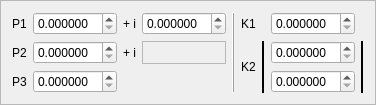
                <widget class="QFrame" name="frameSeguidorValores">
                 <property name="layoutDirection">
                  <enum>Qt::RightToLeft</enum>
                 </property>
                 <property name="frameShape">
                  <enum>QFrame::StyledPanel</enum>
                 </property>
                 <property name="frameShadow">
                  <enum>QFrame::Raised</enum>
                 </property>
                 <layout class="QGridLayout" name="gridLayout_17">
                  <item row="1" column="0" rowspan="2">
                   <widget class="Line" name="line_4">
                    <property name="frameShadow">
                     <enum>QFrame::Plain</enum>
                    </property>
                    <property name="lineWidth">
                     <number>2</number>
                    </property>
                    <property name="midLineWidth">
                     <number>0</number>
                    </property>
                    <property name="orientation">
                     <enum>Qt::Vertical</enum>
                    </property>
                   </widget>
                  </item>
                  <item row="0" column="7">
                   <widget class="QDoubleSpinBox" name="dSpinP1Real_Seg">
                    <property name="layoutDirection">
                     <enum>Qt::LeftToRight</enum>
                    </property>
                    <property name="decimals">
                     <number>6</number>
                    </property>
                   </widget>
                  </item>
                  <item row="0" column="4" rowspan="3">
                   <widget class="Line" name="line">
                    <property name="frameShadow">
                     <enum>QFrame::Raised</enum>
                    </property>
                    <property name="orientation">
                     <enum>Qt::Vertical</enum>
                    </property>
                   </widget>
                  </item>
                  <item row="1" column="2" rowspan="2">
                   <widget class="Line" name="line_3">
                    <property name="frameShadow">
                     <enum>QFrame::Plain</enum>
                    </property>
                    <property name="lineWidth">
                     <number>2</number>
                    </property>
                    <property name="midLineWidth">
                     <number>0</number>
                    </property>
                    <property name="orientation">
                     <enum>Qt::Vertical</enum>
                    </property>
                   </widget>
                  </item>
                  <item row="1" column="3" rowspan="2">
                   <widget class="QLabel" name="label_19">
                    <property name="text">
                     <string>K2</string>
                    </property>
                   </widget>
                  </item>
                  <item row="0" column="1">
                   <widget class="QDoubleSpinBox" name="dSpinK1_Seg">
                    <property name="layoutDirection">
                     <enum>Qt::LeftToRight</enum>
                    </property>
                    <property name="decimals">
                     <number>6</number>
                    </property>
                   </widget>
                  </item>
                  <item row="1" column="1">
                   <widget class="QDoubleSpinBox" name="dSpinK2_Seg">
                    <property name="layoutDirection">
                     <enum>Qt::LeftToRight</enum>
                    </property>
                    <property name="decimals">
                     <number>6</number>
                    </property>
                   </widget>
                  </item>
                  <item row="1" column="7">
                   <widget class="QDoubleSpinBox" name="dSpinP2Real_Seg">
                    <property name="layoutDirection">
                     <enum>Qt::LeftToRight</enum>
                    </property>
                    <property name="decimals">
                     <number>6</number>
                    </property>
                    <property name="maximum">
                     <double>1.000000000000000</double>
                    </property>
                   </widget>
                  </item>
                  <item row="0" column="6">
                   <widget class="QLabel" name="label_16">
                    <property name="text">
                     <string>+ i</string>
                    </property>
                   </widget>
                  </item>
                  <item row="0" column="5">
                   <widget class="QDoubleSpinBox" name="dSpinP1Com_Seg">
                    <property name="layoutDirection">
                     <enum>Qt::LeftToRight</enum>
                    </property>
                    <property name="decimals">
                     <number>6</number>
                    </property>
                   </widget>
                  </item>
                  <item row="2" column="7">
                   <widget class="QDoubleSpinBox" name="dSpinP3Real_Seg">
                    <property name="layoutDirection">
                     <enum>Qt::LeftToRight</enum>
                    </property>
                    <property name="decimals">
                     <number>6</number>
                    </property>
                    <property name="maximum">
                     <double>1.000000000000000</double>
                    </property>
                   </widget>
                  </item>
                  <item row="2" column="1">
                   <widget class="QDoubleSpinBox" name="dSpinK3_Seg">
                    <property name="layoutDirection">
                     <enum>Qt::LeftToRight</enum>
                    </property>
                    <property name="decimals">
                     <number>6</number>
                    </property>
                   </widget>
                  </item>
                  <item row="1" column="8">
                   <widget class="QLabel" name="label_14">
                    <property name="text">
                     <string>P2</string>
                    </property>
                   </widget>
                  </item>
                  <item row="0" column="8">
                   <widget class="QLabel" name="label_13">
                    <property name="text">
                     <string>P1</string>
                    </property>
                   </widget>
                  </item>
                  <item row="2" column="8">
                   <widget class="QLabel" name="label_15">
                    <property name="text">
                     <string>P3</string>
                    </property>
                   </widget>
                  </item>
                  <item row="1" column="6">
                   <widget class="QLabel" name="label_17">
                    <property name="text">
                     <string>+ i</string>
                    </property>
                   </widget>
                  </item>
                  <item row="0" column="3">
                   <widget class="QLabel" name="label_18">
                    <property name="text">
                     <string>K1</string>
                    </property>
                   </widget>
                  </item>
                  <item row="1" column="5">
                   <widget class="QLabel" name="labelComplexo_Seg">
                    <property name="frameShape">
                     <enum>QFrame::StyledPanel</enum>
                    </property>
                    <property name="frameShadow">
                     <enum>QFrame::Plain</enum>
                    </property>
                    <property name="lineWidth">
                     <number>1</number>
                    </property>
                    <property name="text">
                     <string/>
                    </property>
                    <property name="wordWrap">
                     <bool>false</bool>
                    </property>
                    <property name="margin">
                     <number>0</number>
                    </property>
                    <property name="indent">
                     <number>-1</number>
                    </property>
                   </widget>
                  </item>
                 </layout>
                </widget>
